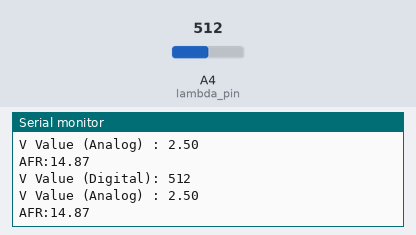
Bench run of a sketch on a simulated Arduino Uno, built with avr-gcc and run on an emulated ATmega328P. On the bench: the last lines printed to the serial monitor. The inputs (shaded band) are chosen by the test bench; at power-on: A4 (lambda_pin) = 512.

Above: at 2.3 s.
2.4 s: A4 (lambda_pin) set to 716
At 4.0 s:
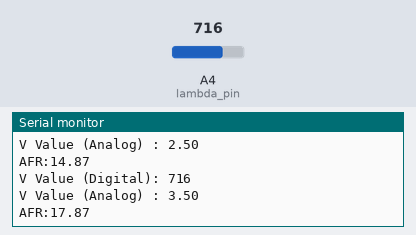
4.5 s: A4 (lambda_pin) set to 900
At 5.2 s:
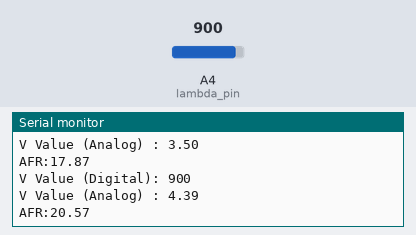
Timing chart, 0 to 7.5 s (numbered marks = the images above; inputs shaded):
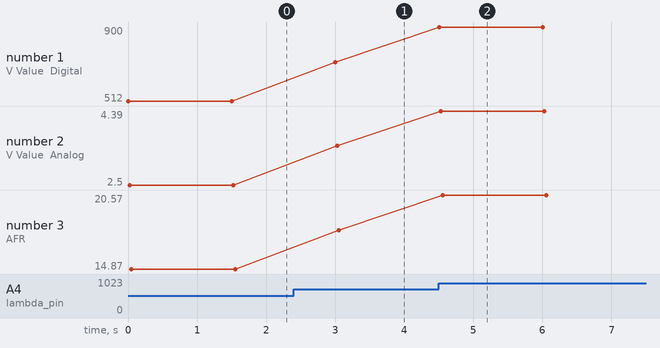

The sketch:

LambdaSensorTest.ino
```cpp
 // Define analog input
const int lambda_pin = 4;


void setup() {
  // setup pins
  pinMode(lambda_pin, INPUT);

  Serial.begin(9600);
}

void loop() {
  // put your main code here, to run repeatedly:

  int vin = analogRead(lambda_pin);
  double afr = double(vin) / 204.8 * 15.04 / 5.0 + 7.35;

  Serial.print("V Value (Digital): ");
  Serial.print(vin);
  Serial.print("\n");

  Serial.print("V Value (Analog) : ");
  Serial.print(double(vin)/204.8);
  Serial.print("\n");

  Serial.print("AFR:");
  Serial.print(afr);
  Serial.print("\n");


  delay(1500);

}
```

Measured:
- after the input at 2.4 s, the serial monitor: prints a new line after 0.60 s (image 1)
- after the input at 4.5 s, the serial monitor: prints a new line at once (image 2)
- plotted number 1: 512 → 716 after the input at 2.4 s, 716 → 900 after the input at 4.5 s
- plotted number 2: 2.5 → 3.5 after the input at 2.4 s, 3.5 → 4.39 after the input at 4.5 s
- plotted number 3: 14.87 → 17.87 after the input at 2.4 s, 17.87 → 20.57 after the input at 4.5 s
